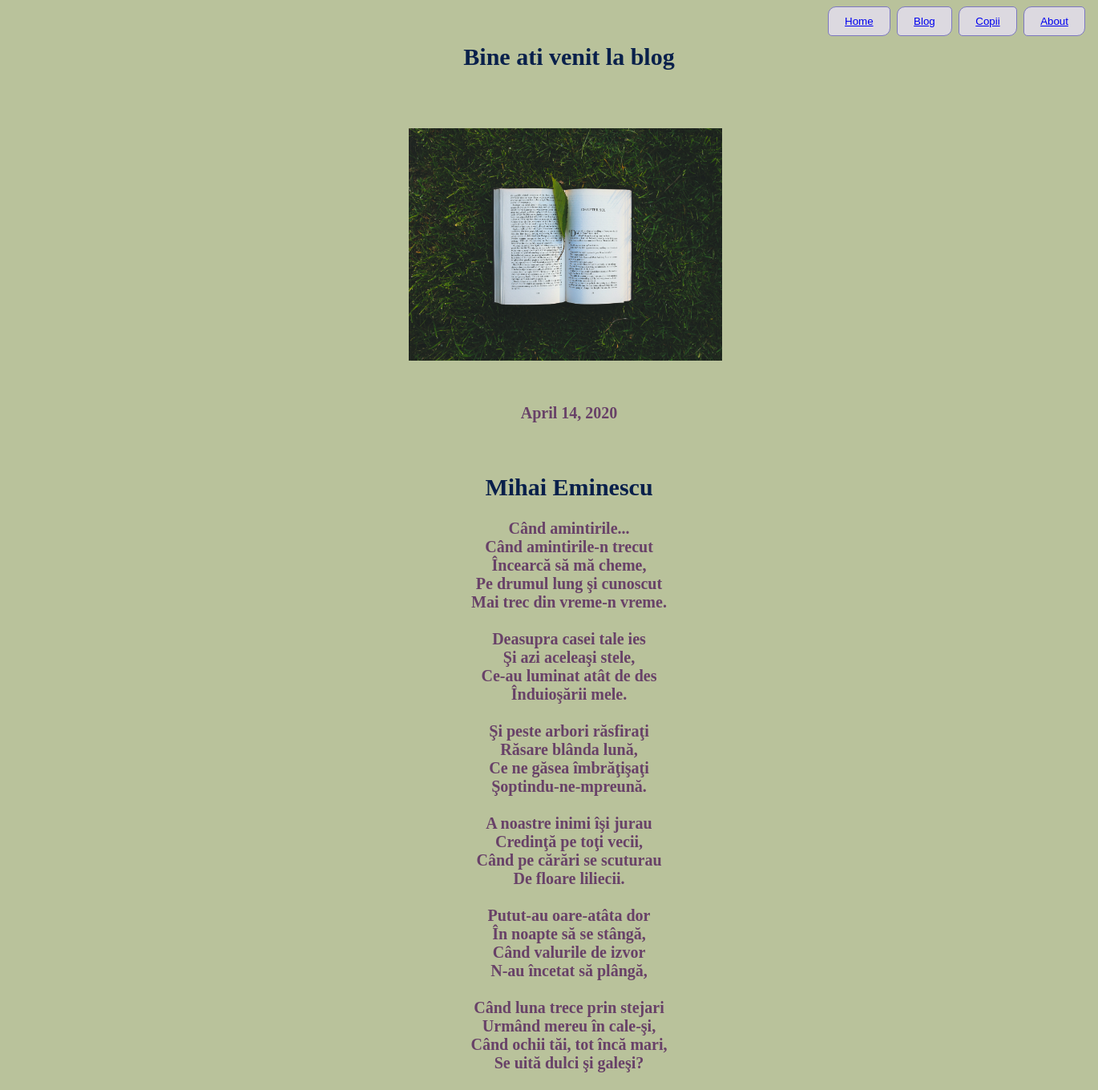
Page /blog/3/ on the committed database.
### blog/models.py (models this page shows, shortened)
class Blog(models.Model):
    title = models.CharField(max_length=200)
    description = models.TextField()
    date = models.DateField()
    image = models.ImageField(upload_to='blog/images')

### blog/views.py (the view)
# urls.py: path('<int:nr_id>/',views.blog_id,name='blog_id')
def blog_id(request,nr_id):
    post = get_object_or_404(Blog,pk=nr_id)
    return render(request,'blog/blog_id.html',{'post':post})

### blog/templates/blog/blog_id.html (shortened to what this page needs)
<!doctype html>
<html lang="en">
<head>
</head>
    <body>
     <nav class="navbar">
      <button><a href="{% url 'home' %}">Home</a></button>
      <button><a href="{% url 'blog:all_blogs' %}">Blog</a></button>
      <button><a href="https://www.youtube.com/watch?v=kMTVWAWC7Qc">Copii</a></button>
      <button><a href="https://bragadancatalin.wixsite.com/website/about">About</a></button>
    </nav>
    <h1>{{post.title}}</h1>
    <img src ="{{post.image.url}}" height=100 width=200>
    <h2>{{post.date}}</h2>
    <h3>{{post.description|safe}}</h3>
    </body>
</html>

### blog/templates/blog/blog_id.html (style rules this page uses)
h1 { color: rgb(9, 32, 75); margin: 0.1rem 10rem 0.2rem 15rem; padding: 0.1rem 2rem 2rem 2rem; position: center; font-size: 3rem; text-align: center; }
* { margin: 0px; padding: 0px; box-sizing: border-box; }
html { font-size: 62.5%; background-color : rgb(185, 194, 155); }
.navbar { margin: 0.2rem 0.3rem 0.2rem 103rem; }
.navbar button { padding: 1rem 2rem; background-color: rgb(220, 217, 224); border: 0.1rem solid rgb(124, 119, 192); margin: 0.6rem 0.3rem; border-radius: 0.5rem; border-top-left-radius: 1rem; border-bottom-right-radius: 1rem; }
img { width: 30%; height: 35rem; padding: 3rem 1rem; margin: 2rem 50rem; }
h2 { color: rgb(104, 65, 104); margin: 0.1rem 10rem 0.2rem 15rem; padding: 0.1rem 2rem 2rem 2rem; position: center; font-size: 2rem; text-align: center; }
h3 { color: rgb(104, 65, 104); margin: 2rem 10rem 0.2rem 15rem; padding: 0.1rem 2rem 2rem 2rem; position: center; font-size: 3rem; text-align: center; }

### rows in the picture
Blog: title "Bine ati venit la blog", image (picture), date "April 14, 2020", description "Mihai Eminescu Când amintirile... Când amintirile-n trecut Încearcă să mă cheme, Pe drumul lung şi cunoscut Mai trec din vreme-n vreme. Deasupra casei tale ies Şi azi aceleaşi stele, Ce-au luminat atât de des Înduioşării mele. Şi peste arbori răsfiraţi Răsare blânda lună, Ce ne găsea îmbrăţişaţi Şoptindu-ne-mpreună. A noastre inimi îşi jurau Credinţă pe toţi vecii, Când pe cărări se scuturau De floare liliecii. Putut-au oare-atâta dor În noapte să se stângă, Când valurile de izvor N-au încetat să plângă, Când luna trece prin stejari Urmând mereu în cale-şi, Când ochii tăi, tot încă mari, Se uită dulci şi galeşi?"
